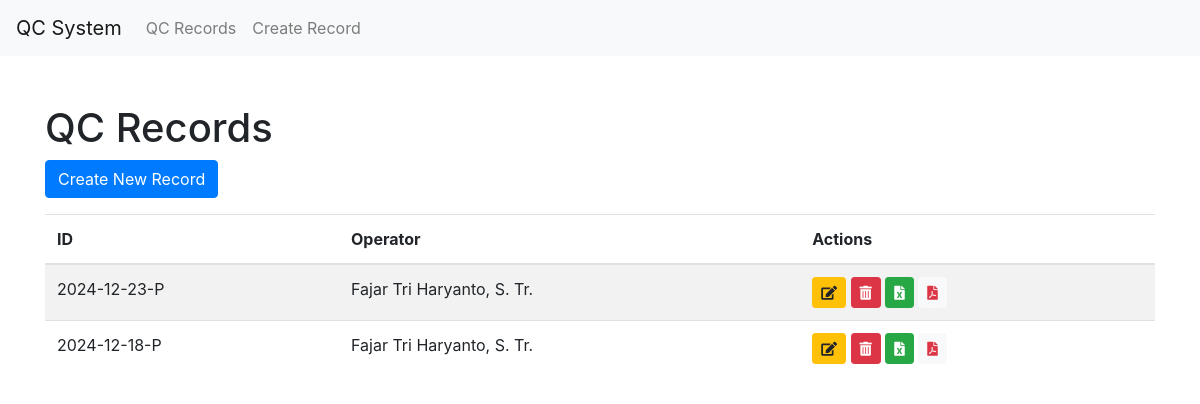
Page /qc/ on the earlier database version.
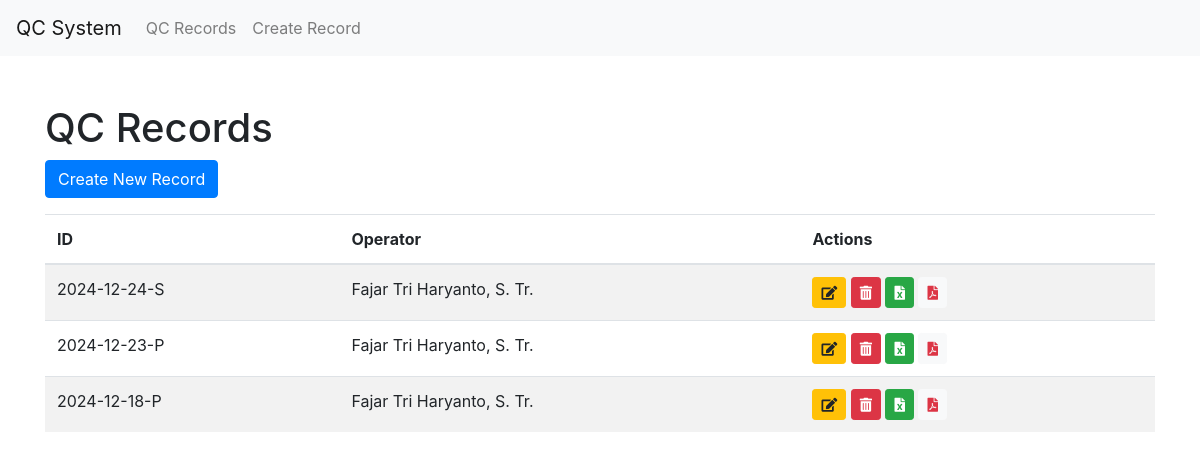
Same page on the later database version.
### qc/models.py (models this page shows, shortened)
class QcRecord(models.Model):
    qc_id = models.CharField(max_length=100, default='0')
    KELOMPOK_CHOICES = [
        ('1', '1'),
        ('2', '2'),
        ('3', '3'),
        ('4', '4'),
        ('5', '5'),
    ]
    kelompok = models.CharField(max_length=1, choices=KELOMPOK_CHOICES, default='1')
    jam_pelaksanaan = models.TimeField(default=(timezone.now() + timezone.timedelta(hours=7)).replace(second=0, microsecond=0))
    qc_prev = models.TextField(default='0')
    qc = models.TextField(default='0')
    operator = models.ForeignKey(Operator, on_delete=models.CASCADE)
    NIP = models.CharField(max_length=18, default='0')
    event_indonesia = models.IntegerField(default=0)
    event_luar = models.IntegerField(default=0)

class Operator(models.Model):
    name = models.CharField(max_length=100)
    NIP = models.CharField(max_length=18)
    class Meta:
        db_table = 'Operators'

### qc/views.py (the view)
# urls.py: path('', QcRecordListView.as_view(), name='qcrecord_list'),
class QcRecordListView(ListView):
    model = QcRecord
    template_name = 'qc/qcrecord_list.html'
    context_object_name = 'qcrecords'

### qc/templates/qc/qcrecord_list.html (shortened to what this page needs)
{% extends 'base.html' %}
{% block content %}
<h1 class="mt-5">QC Records</h1>
<a href="{% url 'qc:qcrecord_create' %}" class="btn btn-primary mb-3">Create New Record</a>
<div class="table-responsive">
    <table class="table table-striped">
        <thead>
            <tr>
                <th>ID</th>
                <th>Operator</th>
                <th>Actions</th>
            </tr>
        </thead>
        <tbody>
            {% for record in qcrecords|dictsortreversed:"qc_id" %}
            <tr>
                <td>{{ record.qc_id }}</td>
                <td>{{ record.operator.name }}</td>
                <td>
                    <a href="{% url 'qc:qcrecord_update' record.pk %}" class="btn btn-sm btn-warning" data-toggle="tooltip" title="Edit">
                        <i class="fas fa-edit"></i>
                    </a>
                    <a href="{% url 'qc:qcrecord_delete' record.pk %}" class="btn btn-sm btn-danger" data-toggle="tooltip" title="Delete">
                        <i class="fas fa-trash-alt"></i>
                    </a>
                    <a href="{% url 'qc:export_to_excel' record.pk %}" class="btn btn-sm btn-success" data-toggle="tooltip" title="Export to Excel">
                        <i class="fas fa-file-excel"></i>
                    </a>
                    <a href="{% url 'qc:export_to_pdf' record.pk %}" class="btn btn-sm btn-light text-danger" data-toggle="tooltip" title="Export to PDF">
                        <i class="fas fa-file-pdf"></i>
                    </a>
                </td>
            </tr>
            {% endfor %}
        </tbody>
    </table>
</div>
{% endblock %}

Differences in the rows shown:
added QcRecord: qc_id "2024-12-24-S", operator.name "Fajar Tri Haryanto, S. Tr."
